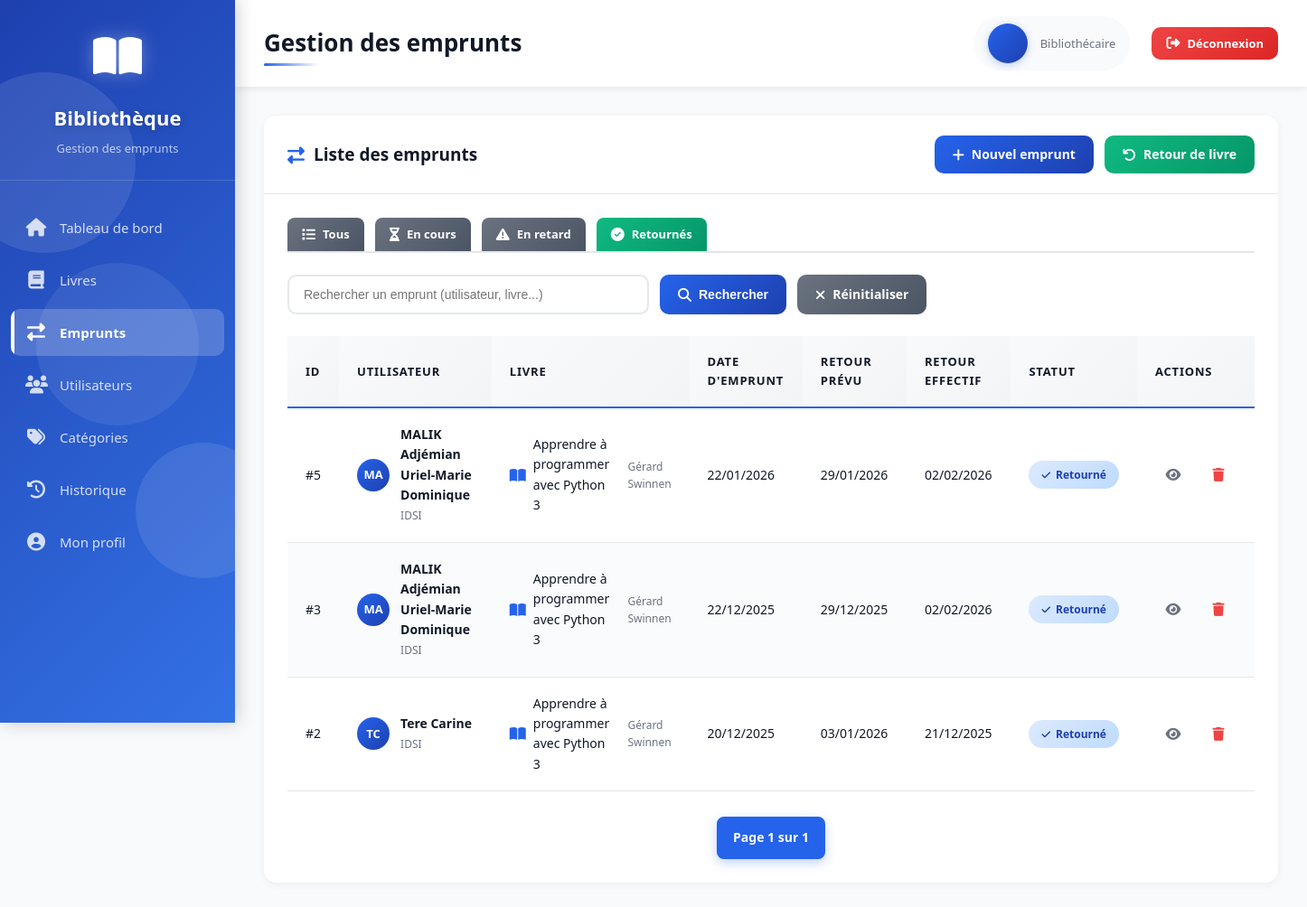
Screenshot of /loans/?status=returned (signed in) with the database file from the repository.
### books/models.py (models this page shows, shortened)
class Emprunter(models.Model):
    dateEmprunt = models.DateField()
    dateRetourPrevu = models.DateField()
    dateRetourEffectif = models.DateField(null=True,blank=True)
    etudiant= models.ForeignKey(Etudiant,on_delete=models.CASCADE)
    livre = models.ForeignKey(Livre,on_delete=models.CASCADE)
    status = models.CharField(max_length=10, choices=STATUS_CHOICES)
    etat_livre = models.CharField(max_length=50, null=True, choices=ETAT_LIVRE_CHOICES)
    observation =  models.CharField(max_length=20, null=True)

class Etudiant(models.Model):
    matricule = models.CharField(max_length=12,primary_key=True,unique=True)
    nom = models.CharField(max_length=50,null=False)
    prenoms = models.CharField(max_length=150,null=False)
    dateNaiss = models.DateField()
    telephone = models.CharField(max_length=20,validators=[phone_validator],null=False)
    emailPers = models.CharField(max_length=50, null=False)
    emailInst = models.CharField(max_length=50, null=False)
    numChambre = models.CharField(max_length=5)
    is_active = models.BooleanField(default=True)
    ecole = models.ForeignKey(Ecole,on_delete=models.CASCADE)

class Ecole(models.Model):
    nom = models.CharField(max_length=50,null=False)

class Livre(models.Model):
    isbn = models.CharField(max_length=10, null=False)
    titre = models.CharField(max_length=100, null=False)
    langue = models.CharField(max_length=2, choices=LANGUAGES_CHOICES)
    quantite = models.SmallIntegerField(default=1)
    nbre_pages = models.SmallIntegerField()
    annee_publication = models.IntegerField(
        validators=[
            MinValueValidator(1400),          # éviter les années aberrantes
            MaxValueValidator(current_year)   # pas de date dans le futur
        ],
        null=True,
        blank=True
    )
    emplacement = models.CharField(max_length=200,null=True,blank=True)
    resume = models.TextField(null=True,blank=True)
    editeur = models.ForeignKey(Editeur,on_delete=models.CASCADE)
    auteur = models.ForeignKey(Auteur,on_delete=models.CASCADE)
    categorie = models.ForeignKey(Categorie,on_delete=models.CASCADE)

class Auteur(models.Model):
    nom_complet = models.CharField(max_length=150,null=False)
    dateNaiss = models.DateField(null=True, default=None)

### app/views.py (the view)
# urls.py: path('loans/', views.loans_list, name="loans_list"),
@login_required(login_url='signin')
def loans_list(request):
    emprunts = Emprunter.objects.select_related(
        "etudiant",
        "livre",
        "livre__auteur"
    )
    search = request.GET.get("search", "")
    status = request.GET.get("status", "all")
    if search:
        emprunts = emprunts.filter(
            Q(etudiant__nom__icontains=search) |
            Q(livre__titre__icontains=search) |
            Q(livre__auteur__nom_complet__icontains=search)
        )
    today = timezone.now().date()
    if status == "active":
        emprunts = emprunts.filter(
            dateRetourEffectif__isnull=True,
            dateRetourPrevu__gte=today
        )
    elif status == "late":
        emprunts = emprunts.filter(
            dateRetourEffectif__isnull=True,
            dateRetourPrevu__lt=today
        )
    elif status == "returned":
        emprunts = emprunts.filter(
            dateRetourEffectif__isnull=False
        )
    paginator = Paginator(emprunts.order_by("-dateEmprunt"), 10)
    page_number = request.GET.get("page")
    page_obj = paginator.get_page(page_number)
    return render(request, "loans_list.html", {
        "loans": page_obj,
        "search_query": search,
        "status_filter": status,
        "page_obj": page_obj,
        "is_paginated": True,
    })

### templates/loans_list.html (shortened to what this page needs)
{% extends 'base.html' %}
{% block page_title %}Gestion des emprunts{% endblock %}
{% block content %}
<div class="card">
    <div class="card-header">
        <h3><i class="fas fa-exchange-alt"></i> Liste des emprunts</h3>
        <div class="btn-group">
            <a href="{% url 'loans_form' %}" class="btn btn-primary">
                <i class="fas fa-plus"></i>
                Nouvel emprunt
            </a>
            <a href="{% url 'returns_form' %}" class="btn btn-success">
                <i class="fas fa-undo"></i>
                Retour de livre
            </a>
        </div>
    </div>
    <div class="card-body">
        <div style="display: flex; gap: 12px; margin-bottom: 24px; border-bottom: 2px solid #e5e7eb; padding-bottom: 0;">
            <a href="?status=all"
               class="btn btn-sm {% if status_filter == 'all' or not status_filter %}btn-primary{% else %}btn-secondary{% endif %}"
               style="border-radius: 8px 8px 0 0;">
                <i class="fas fa-list"></i> Tous
            </a>
            <a href="?status=active"
               class="btn btn-sm {% if status_filter == 'active' %}btn-primary{% else %}btn-secondary{% endif %}"
               style="border-radius: 8px 8px 0 0;">
                <i class="fas fa-hourglass-half"></i> En cours
            </a>
            <a href="?status=late"
               class="btn btn-sm {% if status_filter == 'late' %}btn-warning{% else %}btn-secondary{% endif %}"
               style="border-radius: 8px 8px 0 0;">
                <i class="fas fa-exclamation-triangle"></i> En retard
            </a>
            <a href="?status=returned"
               class="btn btn-sm {% if status_filter == 'returned' %}btn-success{% else %}btn-secondary{% endif %}"
               style="border-radius: 8px 8px 0 0;">
                <i class="fas fa-check-circle"></i> Retournés
            </a>
        </div>
        <div class="search-bar">
            <form method="get" style="display: flex; gap: 12px; width: 100%;">
                <input
                    type="text"
                    name="search"
                    class="search-input"
                    placeholder="Rechercher un emprunt (utilisateur, livre...)"
                    value="{{ search_query }}"
                >
                <button type="submit" class="btn btn-primary">
                    <i class="fas fa-search"></i> Rechercher
                </button>
                {% if search_query or status_filter != 'all' %}
                <a href="{% url 'loans_list' %}" class="btn btn-secondary">
                    <i class="fas fa-times"></i> Réinitialiser
                </a>
                {% endif %}
            </form>
        </div>
        <div class="table-responsive">
            <table class="modern-table">
                <thead>
                    <tr>
                        <th>ID</th>
                        <th>Utilisateur</th>
                        <th>Livre</th>
                        <th>Date d'emprunt</th>
                        <th>Retour prévu</th>
                        <th>Retour effectif</th>
                        <th>Statut</th>
                        <th>Actions</th>
                    </tr>
                </thead>
                <tbody>
                    {% for loan in loans %}
                    <tr class="table-row-animate">
                        <td>#{{ loan.id }}</td>
                        <td>
                            <div class="user-cell">
                                <div class="user-avatar-small">
                                    {{ loan.etudiant.nom.0 }}{{ loan.etudiant.prenoms.0 }}
                                </div>
                                <div class="user-info-cell">
                                    <strong>{{ loan.etudiant.nom }} {{ loan.etudiant.prenoms }}</strong><br>
                                    <small class="text-muted">{{ loan.etudiant.ecole.nom }}</small>
                                </div>
                            </div>
                        </td>
                        <td>
                            <div class="book-cell">
                                <i class="fas fa-book-open text-primary"></i>
                                <span>{{ loan.livre.titre }}</span><br>
                                <small class="text-muted">{{ loan.livre.auteur.nom_complet }}</small>
                            </div>
                        </td>
                        <td>{{ loan.dateEmprunt|date:"d/m/Y" }}</td>
                        <td>{{ loan.dateRetourPrevu|date:"d/m/Y" }}</td>
                        <td>
                            {% if loan.dateRetourEffectif %}
                                {{ loan.dateRetourEffectif|date:"d/m/Y" }}
                            {% else %}
                                <span class="text-muted">-</span>
                            {% endif %}
                        </td>
                        <td>
                            {% if loan.dateRetourEffectif %}
                            <span class="badge badge-info">
                                <i class="fas fa-check"></i> Retourné
                            </span>
                            {% elif loan.is_overdue %}
                            <span class="badge badge-danger">
                                <i class="fas fa-exclamation-circle"></i> En retard
                            </span>
                            {% else %}
                            <span class="badge badge-success">
                                <i class="fas fa-clock"></i> En cours
                            </span>
                            {% endif %}
                        </td>
                        <td>
                            <div class="action-buttons">
                                <a href="{% url 'loans_edit' loan.id %}" class="btn btn-sm btn-icon btn-view" title="Voir">
                                    <i class="fas fa-eye"></i>
                                </a>
                                <a href="{% url 'loans_delete' loan.id %}"
                                   class="btn btn-sm btn-icon btn-delete"
                                   title="Supprimer"
                                   onclick="return confirm('Êtes-vous sûr de vouloir supprimer cet emprunt ?');">
                                    <i class="fas fa-trash"></i>
                                </a>
                            </div>
                        </td>
                    </tr>
                    {% endfor %}
                </tbody>
            </table>
        </div>
        {% if is_paginated %}
        <div class="pagination">
            <span class="current">Page {{ page_obj.number }} sur {{ page_obj.paginator.num_pages }}</span>
        </div>
        {% endif %}
    </div>
</div>
{% endblock %}

### rows the page displays
Emprunter: id "5", etudiant.nom.0 "M", etudiant.prenoms.0 "A", etudiant.nom "MALIK", etudiant.prenoms "Adjémian Uriel-Marie Dominique", etudiant.ecole.nom "IDSI", livre.titre "Apprendre à programmer avec Python 3", livre.auteur.nom_complet "Gérard Swinnen", dateEmprunt "22/01/2026", dateRetourPrevu "29/01/2026", dateRetourEffectif "02/02/2026", shows "Retourné"
Emprunter: id "3", etudiant.nom.0 "M", etudiant.prenoms.0 "A", etudiant.nom "MALIK", etudiant.prenoms "Adjémian Uriel-Marie Dominique", etudiant.ecole.nom "IDSI", livre.titre "Apprendre à programmer avec Python 3", livre.auteur.nom_complet "Gérard Swinnen", dateEmprunt "22/12/2025", dateRetourPrevu "29/12/2025", dateRetourEffectif "02/02/2026", shows "Retourné"
Emprunter: id "2", etudiant.nom.0 "T", etudiant.prenoms.0 "C", etudiant.nom "Tere", etudiant.prenoms "Carine", etudiant.ecole.nom "IDSI", livre.titre "Apprendre à programmer avec Python 3", livre.auteur.nom_complet "Gérard Swinnen", dateEmprunt "20/12/2025", dateRetourPrevu "03/01/2026", dateRetourEffectif "21/12/2025", shows "Retourné"

### other values shown
{{ user.role|default:"Bibliothécaire" }} "Bibliothécaire"
{{ page_obj.number }} "1"
{{ page_obj.paginator.num_pages }} "1"
